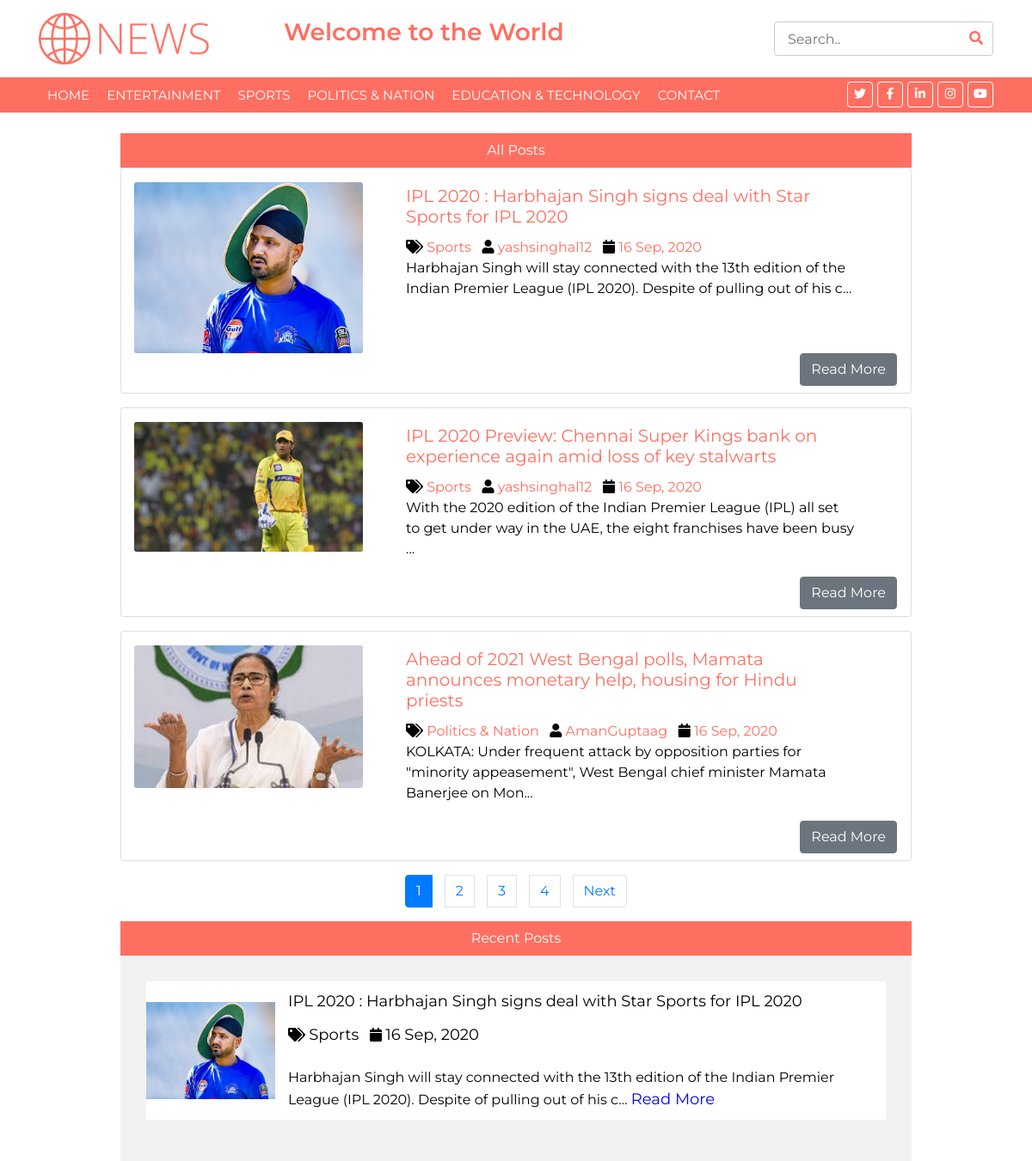
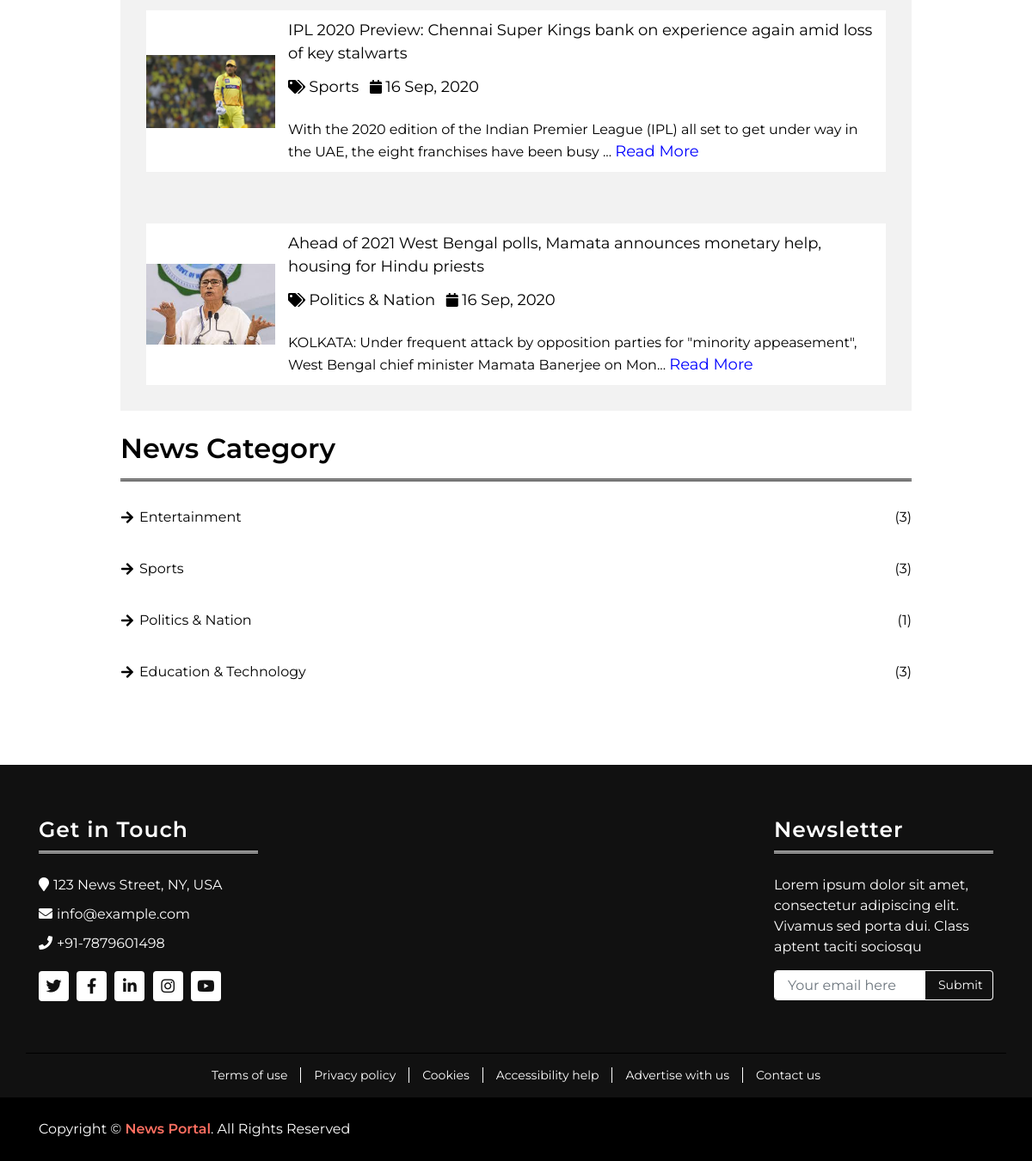
The page / on the database its author committed (2 pictures, top to bottom).
### tables this page shows
CREATE TABLE `category` (
  `category_id` int(10) NOT NULL,
  `category_name` varchar(255) NOT NULL,
  `post` int(11) NOT NULL
);

CREATE TABLE `post` (
  `post_id` int(11) NOT NULL,
  `title` varchar(255) NOT NULL,
  `description` text NOT NULL,
  `category` int(10) NOT NULL,
  `post_date` varchar(100) NOT NULL,
  `author` varchar(50) NOT NULL,
  `post_img` varchar(100) NOT NULL
);

CREATE TABLE `user` (
  `user_id` int(11) NOT NULL,
  `fname` varchar(50) NOT NULL,
  `lname` varchar(50) NOT NULL,
  `uname` varchar(50) NOT NULL,
  `password` varchar(60) NOT NULL,
  `role` int(11) NOT NULL
);

### index.php (the view, shortened to what this page needs)
<!DOCTYPE html>
<html lang="en">
<body>
    <?php
    include 'navbar.php';
    ?>
    <div class="container">
        <div class="row">
            <div class="col-md-10  mx-auto">
                <ul class="nav nav-pills nav-justified">
                    <li style="background: #FF6F61;" class="nav-item">
                        <a style="color: white;" class="nav-link" data-toggle="pill">All Posts</a>
                    </li>
                </ul>
                <?php
                include 'config.php';
                $limit = 3;
                if (isset($_GET['page'])) {
                    $page = $_GET['page'];
                } else {
                    $page = 1;
                }
                $offset = ($page - 1) * $limit;
                $sql = "SELECT * FROM post
                    LEFT JOIN category ON post.category=category.category_id
                    LEFT JOIN user ON post.author=user.user_id
                    ORDER BY post.post_id DESC LIMIT $offset,$limit";
                $result = mysqli_query($conn, $sql) or die('Query Unsuccessfull');
                if (mysqli_num_rows($result) > 0) {
                    while ($row = mysqli_fetch_assoc($result)) {
                ?>
                        <div class="card mb-3">
                            <div class="container row">
                                <div class="col-md-4 mt-3">
                                    <a href="single.php?id=<?php echo $row['post_id'] ?>"><img src="admin/upload/<?php echo $row['post_img']; ?>" class="card-img" alt="..."></a>
                                </div>
                                <div class="col-md-8">
                                    <div class="card-body">
                                        <h5 class="card-title"><a href="single.php?id=<?php echo $row['post_id'] ?>"><?php echo $row['title']; ?></a></h5>
                                        <span>
                                            <i class="fa fa-tags" aria-hidden="true"></i>
                                            <a href="category.php?cid=<?php echo $row['category']; ?>"><?php echo $row['category_name']; ?></a>
                                        </span>&nbsp;
                                        <span>
                                            <i class="fa fa-user" aria-hidden="true"></i>
                                            <a href="author.php?aid=<?php echo $row['author']; ?>"><?php echo $row['uname']; ?></a>
                                        </span>&nbsp;
                                        <i class="fa fa-calendar" aria-hidden="true"></i>
                                        <a href="#"><?php echo $row['post_date']; ?></a>
                                        <p class="card-text"><?php echo substr($row['description'], 0, 130) . "..."; ?></p>
                                    </div>
                                </div>
                            </div>
                            <div style="text-align: right;">
                                <a class="btn btn-secondary mb-2 mr-3" href="single.php?id=<?php echo $row['post_id'] ?>" role="button">Read More</a>
                            </div>
                        </div>
                <?php
                    }
                } else {
                    echo '<h1>No record found.</h1>';
                }
                ?>
            </div>
        </div>
    </div>
    <?php
    $sql1 = "SELECT * FROM post";
    $result1 = mysqli_query($conn, $sql1) or die('Query Unsuccessfull');
    if (mysqli_num_rows($result1) > 0) {
        $total_records = mysqli_num_rows($result1);
        $total_page = ceil($total_records / $limit);
        echo '<ul class="pagination pagination-md justify-content-center">';
        for ($i = 1; $i <= $total_page; $i++) {
            if ($i == $page) {
                $active = 'active';
            } else {
                $active = '';
            }
            echo '<li class="page-item ' . $active . '"><a style="margin: 0 7px;"  class="page-link" href="index.php?page=' . $i . '">' . $i . '</a></li>';
        }
        if ($total_page > $page) {
            echo '<li class="page-item"><a style="margin: 0 7px;"  class="page-link" href="index.php?page=' . ($page + 1) . '">Next</a></li>';
        }
        echo '</ul>';
    }
    ?>
    <div class="tab-news">
        <div class="container">
            <div class="row">
                <div class="col-md-10 mx-auto">
                    <ul class="nav nav-pills nav-justified">
                        <li class="nav-item">
                            <a class="nav-link active" data-toggle="pill">Recent Posts</a>
                        </li>
                        <?php
                        include 'config.php';
                        $limit = 3;
                        $sql = "SELECT * FROM post
                                LEFT JOIN category ON post.category=category.category_id
                                LEFT JOIN user ON post.author=user.user_id
                                ORDER BY post.post_id DESC LIMIT $limit";
                        $result = mysqli_query($conn, $sql) or die('Query Unsuccessfull: Recent Posts');
                        if (mysqli_num_rows($result) > 0) {
                            while ($row = mysqli_fetch_assoc($result)) {
                        ?>
                    </ul>
                    <div class="tab-content">
                        <div id="m-viewed" class="container tab-pane active">
                            <div class="tn-news">
                                <div class="tn-img">
                                    <a href="single.php?id=<?php echo $row['post_id'] ?>"><img src="admin/upload/<?php echo $row['post_img']; ?>" /></a>
                                </div>
                                <div class="tn-title">
                                    <p class="card-title"><a href="single.php?id=<?php echo $row['post_id'] ?>"><?php echo $row['title']; ?></a></p>
                                    <span>
                                        <i class="fa fa-tags" aria-hidden="true"></i>
                                        <a href="category.php?cid=<?php echo $row['category']; ?>"><?php echo $row['category_name']; ?></a>
                                    </span>&nbsp;
                                    <i class="fa fa-calendar" aria-hidden="true"></i>
                                    <a href="#"><?php echo $row['post_date']; ?></a><br><br>
                                    <p class="card-text"><?php echo substr($row['description'], 0, 130) . "...   "; ?><a style="color: blue;" href="single.php?id=<?php echo $row['post_id'] ?>">Read More</a></p>
                                </div>
                            </div>
                        </div>
                    </div>
            <?php
                            }
                        }
            ?>
                </div>
            </div>
        </div>
    </div>
    <div class="single-news">
        <div class="container">
            <div class="row">
                <div class="col-lg-10 mx-auto">
                    <div class="sidebar">
                        <div class="sidebar-widget">
                            <h2 class="sw-title">News Category</h2>
                            <div class="category">
                                <?php
                                $sql2 = "SELECT * FROM category WHERE post > 0";
                                $result2 = mysqli_query($conn, $sql2) or die('Query Unsuccessfull');
                                if (mysqli_num_rows($result2) > 0) {
                                    while ($row2 = mysqli_fetch_assoc($result2)) {
                                ?>
                                        <ul>
                                            <li><a href="category.php?cid=<?php echo $row2['category_id']; ?>"><?php echo $row2['category_name']; ?></a><span>(<?php echo $row2['post']; ?>)</span></li><br>
                                        </ul>
                                    <?php
                                    }
                                    ?>
                            </div>
                        </div>
                    </div>
                </div>
            <?php
                                } else {
                                    echo '<h1>No record found.</h1>';
                                }
            ?>
            </div>
        </div>
    </div>
    <?php
    include 'footer.php';
    ?>
</body>
</html>

### navbar.php (shortened to what this page needs)
<!DOCTYPE html>
<html lang="en">
<head>
    <link rel="stylesheet" href="https://stackpath.bootstrapcdn.com/bootstrap/4.5.2/css/bootstrap.min.css">
    <link href="https://stackpath.bootstrapcdn.com/bootstrap/4.4.1/css/bootstrap.min.css" rel="stylesheet">
    <link href="https://cdnjs.cloudflare.com/ajax/libs/font-awesome/5.10.0/css/all.min.css" rel="stylesheet">
    <link href="lib/slick/slick.css" rel="stylesheet">
    <link href="lib/slick/slick-theme.css" rel="stylesheet">
    <link href="css/style.css" rel="stylesheet">
</head>
<body>
    <div class="brand">
            <div class="container">
                <div class="row align-items-center">
                    <div class="col-lg-3 col-md-4">
                        <div class="b-logo">
                            <a href="index.php">
                                <img src="img/logo.png" alt="Logo">
                            </a>
                        </div>
                    </div>
                    <div class="col-lg-6 col-md-4">
                        <div class="b-ads">
                        <h3>
                            <a href="" class="typewrite" data-period="2000"
                                data-type='[ "Welcome to the World of News.","This Site Create Your Day Awesome"]'>
                            </a>
                        </h3>
                        </div>
                    </div>
                    <div class="col-lg-3 col-md-4">
                        <div class="b-search">
                        <form action="search.php" method="get">
                            <input style="float: right;" class="ml-4" type="text" name="search" placeholder="Search..">
                            <button type="submit"><i class="fa fa-search"></i></button>
                        </form>
                        </div>
                    </div>
                </div>
            </div>
        </div>
    <div class="nav-bar">
        <div class="container">
            <nav class="navbar navbar-expand-md bg-dark navbar-dark">
                <div class="collapse navbar-collapse justify-content-between" id="navbarCollapse">
                    <div class="navbar-nav mr-auto">
                        <a href='index.php' class='nav-item nav-link'>Home</a>
                        <?php
                        include 'config.php';
                            $sql="SELECT * FROM category WHERE post > 0";
                            $result = mysqli_query($conn, $sql) or die('Query Unsuccessfull: category');
                            if (mysqli_num_rows($result) > 0) {
                                $active='';
                        ?>
                        <?php
                            while ($row = mysqli_fetch_assoc($result)) {
                            echo "<a href='category.php?cid={$row['category_id']}' class='nav-item nav-link {$active}'>{$row['category_name']}</a>";
                            }
                        ?>
                    <a href='contact.php' class='nav-item nav-link'>Contact</a>
                    </div>
                    <?php
                        }
                    ?>
                    <div class="social ml-auto">
                        <a href=""><i class="fab fa-twitter"></i></a>
                        <a href=""><i class="fab fa-facebook-f"></i></a>
                        <a href=""><i class="fab fa-linkedin-in"></i></a>
                        <a href=""><i class="fab fa-instagram"></i></a>
                        <a href=""><i class="fab fa-youtube"></i></a>
                    </div>
                </div>
            </nav>
        </div>
    </div><br>
</body>
</html>

### footer.php (shortened to what this page needs)
<div class="footer">
        <div class="container">
            <div class="row">
                <div class="col-lg-3 col-md-6">
                    <div class="footer-widget">
                        <h3 class="title">Get in Touch</h3>
                        <div class="contact-info">
                            <p><i class="fa fa-map-marker"></i>123 News Street, NY, USA</p>
                            <p><i class="fa fa-envelope"></i>info@example.com</p>
                            <p><i class="fa fa-phone"></i>+91-7879601498</p>
                            <div class="social">
                                <a href=""><i class="fab fa-twitter"></i></a>
                                <a href=""><i class="fab fa-facebook-f"></i></a>
                                <a href=""><i class="fab fa-linkedin-in"></i></a>
                                <a href=""><i class="fab fa-instagram"></i></a>
                                <a href=""><i class="fab fa-youtube"></i></a>
                            </div>
                        </div>
                    </div>
                </div>
                <div class="col-lg-3 col-md-6">
                </div>
                <div class="col-lg-3 col-md-6">
                </div>
                <div class="col-lg-3 col-md-6">
                    <div class="footer-widget">
                        <h3 class="title">Newsletter</h3>
                        <div class="newsletter">
                            <p>
                                Lorem ipsum dolor sit amet, consectetur adipiscing elit. Vivamus sed porta dui. Class
                                aptent taciti sociosqu
                            </p>
                            <form>
                                <input class="form-control" type="email" placeholder="Your email here">
                                <button class="btn">Submit</button>
                            </form>
                        </div>
                    </div>
                </div>
            </div>
        </div>
    </div>
    <div class="footer-menu">
        <div class="container">
            <div class="f-menu">
                <a href="">Terms of use</a>
                <a href="">Privacy policy</a>
                <a href="">Cookies</a>
                <a href="">Accessibility help</a>
                <a href="">Advertise with us</a>
                <a href="">Contact us</a>
            </div>
        </div>
    </div>
    <div class="footer-bottom">
        <div class="container">
            <div class="row">
                <div class="col-md-6 copyright">
                    <p>Copyright &copy; <a href="https://htmlcodex.com">News Portal</a>. All Rights Reserved</p>
                </div>
            </div>
        </div>
    </div>

### index.php (style rules this page uses)
html { scroll-behavior: smooth; }

### rows shown on the page
category: category_name "ENTERTAINMENT", category_name "Entertainment", post "3"
category: category_name "SPORTS", category_name "Sports", post "3"
category: category_name "POLITICS & NATION", category_name "Politics & Nation", post "1"
category: category_name "EDUCATION & TECHNOLOGY", category_name "Education & Technology", post "3"
post: post_img (picture), title "IPL 2020 : Harbhajan Singh signs deal with Star Sports for IPL 2020", category.category_name "Sports", user.uname "yashsinghal12", post_date "16 Sep, 2020", description "Harbhajan Singh will stay connected with the 13th edition of the Indian Premier League (IPL 2020). Despite of pulling out of his c"
post: post_img (picture), title "IPL 2020 Preview: Chennai Super Kings bank on experience again amid loss of key stalwarts", category.category_name "Sports", user.uname "yashsinghal12", post_date "16 Sep, 2020", description "With the 2020 edition of the Indian Premier League (IPL) all set to get under way in the UAE, the eight franchises have been busy"
post: post_img (picture), title "Ahead of 2021 West Bengal polls, Mamata announces monetary help, housing for Hindu priests", category.category_name "Politics & Nation", user.uname "AmanGuptaag", post_date "16 Sep, 2020", description "KOLKATA: Under frequent attack by opposition parties for \"minority appeasement\", West Bengal chief minister Mamata Banerjee on Mon"
